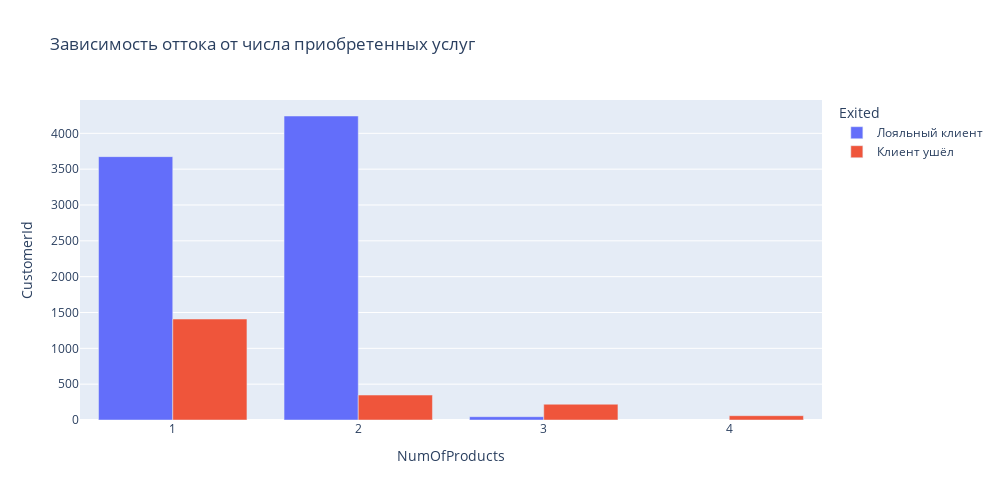

The cell this chart's notebook holds for it:
### Code cell
fig = px.bar(
    data_frame=grouped_row, 
    x="NumOfProducts", 
    y="CustomerId", 
    color='Exited', 
    orientation='v', 
    height=500, 
    width=1000, 
    title='Зависимость оттока от числа приобретенных услуг', 
    barmode = 'group',
)
fig.show()

### Figure 1 — Plotly figure (JSON) as saved in the notebook; plotly's stock layout.template omitted (floating-point values rounded to 4 significant figures)
{"data": [{"alignmentgroup": "True", "hovertemplate": "Exited=Лояльный клиент<br>NumOfProducts=%{x}<br>CustomerId=%{y}<extra></extra>", "legendgroup": "Лояльный клиент", "marker": {"color": "#636efa", "pattern": {"shape": ""}}, "name": "Лояльный клиент", "offsetgroup": "Лояльный клиент", "orientation": "v", "showlegend": true, "textposition": "auto", "type": "bar", "x": [1, 2, 3], "xaxis": "x", "y": [3675, 4242, 46], "yaxis": "y"}, {"alignmentgroup": "True", "hovertemplate": "Exited=Клиент ушёл<br>NumOfProducts=%{x}<br>CustomerId=%{y}<extra></extra>", "legendgroup": "Клиент ушёл", "marker": {"color": "#EF553B", "pattern": {"shape": ""}}, "name": "Клиент ушёл", "offsetgroup": "Клиент ушёл", "orientation": "v", "showlegend": true, "textposition": "auto", "type": "bar", "x": [1, 2, 3, 4], "xaxis": "x", "y": [1409, 348, 220, 60], "yaxis": "y"}], "layout": {"barmode": "group", "height": 500, "legend": {"title": {"text": "Exited"}, "tracegroupgap": 0}, "title": {"text": "Зависимость оттока от числа приобретенных услуг"}, "width": 1000, "xaxis": {"anchor": "y", "domain": [0, 1], "title": {"text": "NumOfProducts"}}, "yaxis": {"anchor": "x", "domain": [0, 1], "title": {"text": "CustomerId"}}}}
